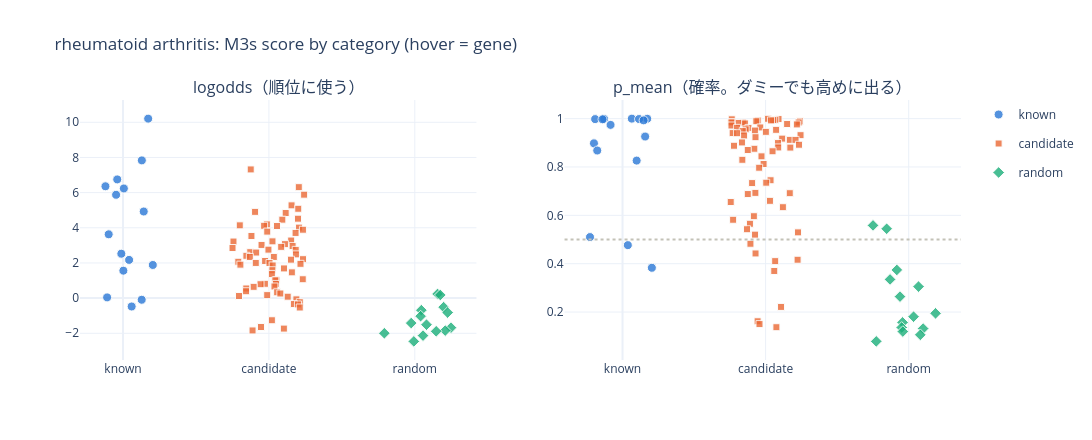
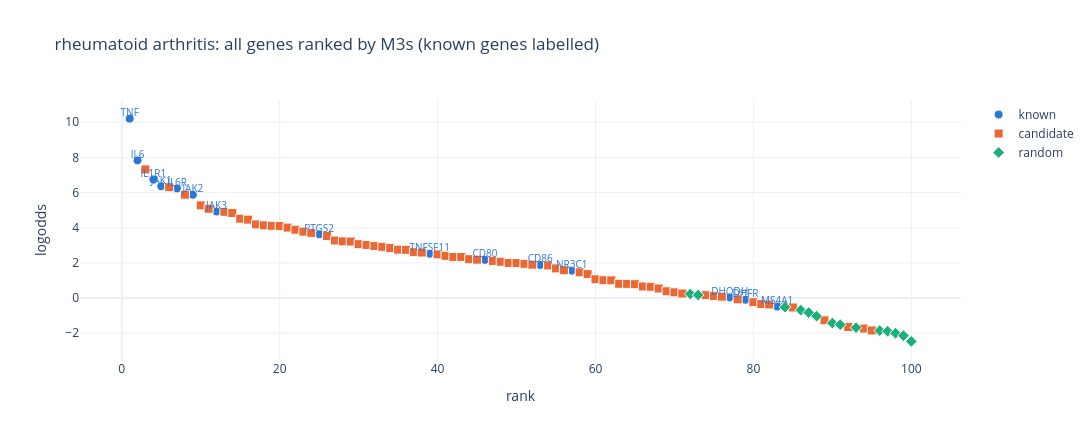
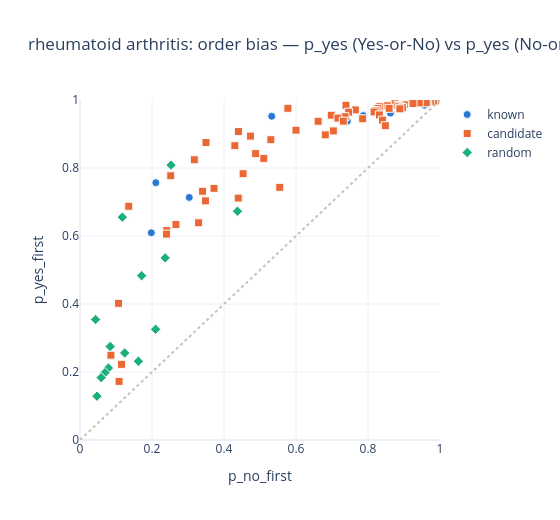

The cell these charts' notebook holds for them, in order:
### Markdown cell above
## 対話型グラフ（ホバーで遺伝子名）

### このセルがすること：分類ごとの分布、順位付きの全遺伝子図、順序の癖の図を描く
- 各点にマウスを乗せると **記号・タンパク質名・分類・値** が出ます。凡例をクリックすると分類の表示／非表示を切り替えられます。
- 色と点の形の両方で分類を示します（青○ known、橙□ candidate、緑◇ random、黄▲ 正解と同じファミリーのダミー）。
- 同じ図を `outputs/<セット名>_<質問ID>_charts.html`（例 `ra_set100_m3s_charts.html`） にも保存します（ブラウザで開けば同じホバーが使えます）。
- `pip install plotly nbformat ipython` が必要です（ノートブック内に描くには nbformat が要ります。入れた後はカーネルを再起動）。

### Code cell
import plotly.graph_objects as go
from plotly.subplots import make_subplots

CAT = [("known", "#2a78d6", "circle", "known"), ("candidate", "#eb6834", "square", "candidate"),
       ("random_other", "#1baf7a", "diamond", "random"), ("random_same", "#eda100", "triangle-up", "random（正解と同じファミリー）")]
MASK = {"known": known, "candidate": cand, "random_other": rnd & ~res["same_family_as_known"], "random_same": rnd & res["same_family_as_known"]}
CAT = [c for c in CAT if MASK[c[0]].any()]
hover = "<b>%{customdata[0]}</b><br>%{customdata[1]}<br>%{customdata[2]}<br>順位 %{customdata[3]}<br>%{y:.3f}<extra></extra>"
cd = lambda d: d[["symbol", "gene_label", "category", "rank"]].values
rng_j = random.Random(0)

# --- 1. 分類ごとの分布（対数オッズ / 確率） ---
fig = make_subplots(rows=1, cols=2, subplot_titles=("logodds（順位に使う）", "p_mean（確率。ダミーでも高めに出る）"))
for c, col in enumerate(("logodds", "p_mean"), start=1):
    for j, (cat, color, sym, name) in enumerate(CAT):
        d = res[MASK[cat]]
        fig.add_trace(go.Scatter(x=[j + (rng_j.random() - 0.5) * 0.5 for _ in range(len(d))], y=d[col], mode="markers",
                                 name=name, legendgroup=cat, showlegend=(c == 1),
                                 marker=dict(color=color, symbol=sym, size=9 if cat != "candidate" else 7, opacity=0.8, line=dict(width=1, color="#fcfcfb")),
                                 customdata=cd(d), hovertemplate=hover), row=1, col=c)
    fig.update_xaxes(tickvals=list(range(len(CAT))), ticktext=[x[3].split("（")[0] for x in CAT], row=1, col=c)
fig.add_hline(y=0.5, line=dict(color="#c3c2b7", dash="dot"), row=1, col=2)
fig.update_layout(height=440, width=1100, title=f"{DISEASE}: {QID} score by category (hover = gene)", template="plotly_white")
fig.show()

# --- 2. 順位付きの全遺伝子 ---
fig2 = go.Figure()
for cat, color, sym, name in CAT:
    d = res[MASK[cat]]
    fig2.add_trace(go.Scatter(x=d["rank"], y=d["logodds"], mode="markers", name=name,
                              marker=dict(color=color, symbol=sym, size=9, line=dict(width=1, color="#fcfcfb")),
                              customdata=cd(d), hovertemplate=hover))
kn = res[known]
fig2.add_trace(go.Scatter(x=kn["rank"], y=kn["logodds"], mode="text", text=kn["symbol"], textposition="top center",
                          textfont=dict(size=10, color="#2a78d6"), showlegend=False, hoverinfo="skip"))
fig2.update_layout(title=f"{DISEASE}: all genes ranked by {QID} (known genes labelled)", xaxis_title="rank", yaxis_title="logodds",
                   template="plotly_white", width=1100, height=440)
fig2.show()

figs = [fig, fig2]
# --- 3. 順序の癖（yes_first × no_first）。対角線から外れるほど並び順で答えが変わる ---
if BOTH_ORDERS:
    fig3 = go.Figure()
    for cat, color, sym, name in CAT:
        d = res[MASK[cat]]
        fig3.add_trace(go.Scatter(x=d["p_no_first"], y=d["p_yes_first"], mode="markers", name=name,
                                  marker=dict(color=color, symbol=sym, size=8, line=dict(width=1, color="#fcfcfb")),
                                  customdata=cd(d), hovertemplate="<b>%{customdata[0]}</b><br>%{customdata[2]}<br>no_first %{x:.3f}<br>yes_first %{y:.3f}<extra></extra>"))
    fig3.add_shape(type="line", x0=0, y0=0, x1=1, y1=1, line=dict(color="#c3c2b7", dash="dot"))
    fig3.update_layout(title=f"{DISEASE}: order bias — p_yes (Yes-or-No) vs p_yes (No-or-Yes)", xaxis_title="p_no_first", yaxis_title="p_yes_first",
                       template="plotly_white", width=560, height=520, xaxis=dict(range=[0, 1]), yaxis=dict(range=[0, 1]))
    fig3.show(); figs.append(fig3)

html_path = OUT_CSV.replace(".csv", "_charts.html")
with open(html_path, "w", encoding="utf-8") as f:
    f.write("<html><head><meta charset='utf-8'></head><body>")
    for i, fg in enumerate(figs):
        f.write(fg.to_html(full_html=False, include_plotlyjs=True if i == 0 else False))
    f.write("</body></html>")
print("saved:", html_path)

### Figure 1 — Plotly figure (JSON) as saved in the notebook; plotly's stock layout.template omitted (floating-point values rounded to 4 significant figures; data arrays with more than 128 entries replaced by an {"elided": "..."} marker saying what was removed)
{"data": [{"customdata": [["TNF", "TNF (tumor necrosis factor)", "known", 1], ["IL6", "IL6 (interleukin 6)", "known", 2], ["IL1R1", "IL1R1 (interleukin 1 receptor type 1)", "known", 4], ["JAK1", "JAK1 (Janus kinase 1)", "known", 5], ["IL6R", "IL6R (interleukin 6 receptor)", "known", 7], ["JAK2", "JAK2 (Janus kinase 2)", "known", 9], ["JAK3", "JAK3 (Janus kinase 3)", "known", 12], ["PTGS2", "PTGS2 (prostaglandin-endoperoxide synthase 2)", "known", 25], ["TNFSF11", "TNFSF11 (TNF superfamily member 11)", "known", 39], ["CD80", "CD80 (CD80 molecule)", "known", 46], ["CD86", "CD86 (CD86 molecule)", "known", 53], ["NR3C1", "NR3C1 (nuclear receptor subfamily 3 group C member 1)", "known", 57], ["DHODH", "DHODH (dihydroorotate dehydrogenase (quinone))", "known", 77], ["DHFR", "DHFR (dihydrofolate reductase)", "known", 79], ["MS4A1", "MS4A1 (membrane spanning 4-domains A1)", "known", 83]], "hovertemplate": "<b>%{customdata[0]}</b><br>%{customdata[1]}<br>%{customdata[2]}<br>順位 %{customdata[3]}<br>%{y:.3f}<extra></extra>", "legendgroup": "known", "marker": {"color": "#2a78d6", "line": {"color": "#fcfcfb", "width": 1}, "opacity": 0.8, "size": 9, "symbol": "circle"}, "mode": "markers", "name": "known", "showlegend": true, "type": "scatter", "x": [0.1722, 0.129, -0.03971, -0.1205, 0.005637, -0.04753, 0.1419, -0.09834, -0.0117, 0.04169, 0.2041, 0.002343, -0.1091, 0.1279, 0.05918], "xaxis": "x", "y": [10.21, 7.832, 6.75, 6.359, 6.235, 5.877, 4.925, 3.628, 2.525, 2.173, 1.885, 1.56, 0.041, -0.093, -0.477], "yaxis": "y"}, {"customdata": {"elided": "71x4 mixed values"}, "hovertemplate": "<b>%{customdata[0]}</b><br>%{customdata[1]}<br>%{customdata[2]}<br>順位 %{customdata[3]}<br>%{y:.3f}<extra></extra>", "legendgroup": "candidate", "marker": {"color": "#eb6834", "line": {"color": "#fcfcfb", "width": 1}, "opacity": 0.8, "size": 7, "symbol": "square"}, "mode": "markers", "name": "candidate", "showlegend": true, "type": "scatter", "x": [0.8753, 1.205, 1.241, 1.155, 1.201, 0.9051, 1.115, 1.199, 1.092, 0.9861, 0.8004, 0.9671, 1.055, 1.207, 1.233, 0.9885, 1.183, 0.8802, 1.153, 1.024, 0.757, 1.11, 0.9494, 1.162, 1.084, 0.7506, 0.9968, 1.184, 0.872, 0.9126, 1.185, 0.8455, 1.034, 0.8693, 1.234, 1.152, 0.974, 0.7902, 0.91, 1.004, 1.216, 0.8045, 1.026, 1.103, 1.024, 1.157, 1.02, 1.232, 1.052, 1.044, 0.9725, 1.048, 0.9425, 1.038, 0.8952, 0.8447, 0.8434, 1.056, 1.078, 0.9883, 0.7949, 1.129, 1.188, 1.212, 1.171, 1.199, 1.212, 1.02, 0.9456, 1.103, 0.8878], "xaxis": "x", "y": [7.318, 6.309, 5.882, 5.275, 5.081, 4.905, 4.839, 4.516, 4.461, 4.193, 4.139, 4.113, 4.099, 4.01, 3.889, 3.782, 3.707, 3.533, 3.274, 3.228, 3.217, 3.07, 3.024, 2.96, 2.914, 2.85, 2.756, 2.744, 2.612, 2.592, 2.487, 2.406, 2.341, 2.339, 2.214, 2.186, 2.112, 2.068, 2.0, 1.995, 1.949, 1.902, 1.858, 1.688, 1.583, 1.465, 1.367, 1.072, 1.02, 1.012, 0.814, 0.808, 0.791, 0.663, 0.641, 0.548, 0.39, 0.33, 0.262, 0.171, 0.119, 0.081, -0.07, -0.232, -0.338, -0.361, -0.533, -1.259, -1.644, -1.733, -1.838], "yaxis": "y"}, {"customdata": [["PCDH11Y", "PCDH11Y (protocadherin 11 Y-linked)", "random", 72], ["NR2C1", "NR2C1 (nuclear receptor subfamily 2 group C member 1)", "random", 73], ["EXOSC5", "EXOSC5 (exosome component 5)", "random", 84], ["ATG4C", "ATG4C (autophagy related 4C cysteine peptidase)", "random", 86], ["BCL9", "BCL9 (BCL9 transcription coactivator)", "random", 87], ["GGTLC3", "GGTLC3 (gamma-glutamyltransferase light chain family member 3)", "random", 88], ["NUDT1", "NUDT1 (nudix hydrolase 1)", "random", 90], ["CDC20B", "CDC20B (cell division cycle 20B)", "random", 91], ["MELK", "MELK (maternal embryonic leucine zipper kinase)", "random", 93], ["KCNE4", "KCNE4 (potassium voltage-gated channel subfamily E regulatory subunit 4)", "random", 96], ["GLIPR1", "GLIPR1 (GLI pathogenesis related 1)", "random", 97], ["CCDC39", "CCDC39 (coiled-coil domain 39 molecular ruler complex subunit)", "random", 98], ["OR8U8", "OR8U8 (olfactory receptor family 8 subfamily U member 8)", "random", 99], ["POLGARF", "POLGARF (POLG alternative reading frame)", "random", 100]], "hovertemplate": "<b>%{customdata[0]}</b><br>%{customdata[1]}<br>%{customdata[2]}<br>順位 %{customdata[3]}<br>%{y:.3f}<extra></extra>", "legendgroup": "random_other", "marker": {"color": "#1baf7a", "line": {"color": "#fcfcfb", "width": 1}, "opacity": 0.8, "size": 9, "symbol": "diamond"}, "mode": "markers", "name": "random", "showlegend": true, "type": "scatter", "x": [2.156, 2.175, 2.198, 2.045, 2.225, 2.04, 1.975, 2.08, 2.248, 2.208, 2.147, 1.791, 2.056, 1.993], "xaxis": "x", "y": [0.235, 0.178, -0.514, -0.686, -0.822, -1.026, -1.421, -1.511, -1.68, -1.848, -1.886, -1.999, -2.133, -2.46], "yaxis": "y"}, {"customdata": [["TNF", "TNF (tumor necrosis factor)", "known", 1], ["IL6", "IL6 (interleukin 6)", "known", 2], ["IL1R1", "IL1R1 (interleukin 1 receptor type 1)", "known", 4], ["JAK1", "JAK1 (Janus kinase 1)", "known", 5], ["IL6R", "IL6R (interleukin 6 receptor)", "known", 7], ["JAK2", "JAK2 (Janus kinase 2)", "known", 9], ["JAK3", "JAK3 (Janus kinase 3)", "known", 12], ["PTGS2", "PTGS2 (prostaglandin-endoperoxide synthase 2)", "known", 25], ["TNFSF11", "TNFSF11 (TNF superfamily member 11)", "known", 39], ["CD80", "CD80 (CD80 molecule)", "known", 46], ["CD86", "CD86 (CD86 molecule)", "known", 53], ["NR3C1", "NR3C1 (nuclear receptor subfamily 3 group C member 1)", "known", 57], ["DHODH", "DHODH (dihydroorotate dehydrogenase (quinone))", "known", 77], ["DHFR", "DHFR (dihydrofolate reductase)", "known", 79], ["MS4A1", "MS4A1 (membrane spanning 4-domains A1)", "known", 83]], "hovertemplate": "<b>%{customdata[0]}</b><br>%{customdata[1]}<br>%{customdata[2]}<br>順位 %{customdata[3]}<br>%{y:.3f}<extra></extra>", "legendgroup": "known", "marker": {"color": "#2a78d6", "line": {"color": "#fcfcfb", "width": 1}, "opacity": 0.8, "size": 9, "symbol": "circle"}, "mode": "markers", "name": "known", "showlegend": false, "type": "scatter", "x": [0.06507, 0.1725, -0.1285, 0.1157, -0.1914, -0.1398, 0.1473, -0.08373, 0.158, -0.1997, -0.1768, 0.09884, -0.2274, 0.03693, 0.205], "xaxis": "x2", "y": [1.0, 0.9996, 0.9988, 0.9983, 0.998, 0.9972, 0.9928, 0.9741, 0.9259, 0.8978, 0.8681, 0.8263, 0.5101, 0.4767, 0.3831], "yaxis": "y2"}, {"customdata": {"elided": "71x4 mixed values"}, "hovertemplate": "<b>%{customdata[0]}</b><br>%{customdata[1]}<br>%{customdata[2]}<br>順位 %{customdata[3]}<br>%{y:.3f}<extra></extra>", "legendgroup": "candidate", "marker": {"color": "#eb6834", "line": {"color": "#fcfcfb", "width": 1}, "opacity": 0.8, "size": 7, "symbol": "square"}, "mode": "markers", "name": "candidate", "showlegend": false, "type": "scatter", "x": [1.017, 1.09, 0.7633, 1.067, 1.053, 1.038, 0.9456, 0.9351, 1.24, 0.7682, 0.7608, 1.231, 0.8425, 0.8119, 0.8553, 1.15, 1.218, 0.7614, 0.9628, 0.8008, 0.88, 0.8604, 1.073, 0.9251, 0.8402, 1.002, 0.7697, 0.8005, 1.244, 0.8497, 0.9293, 1.116, 1.169, 1.209, 0.8347, 1.086, 1.233, 0.779, 1.088, 1.173, 0.9212, 0.8753, 1.048, 0.9712, 0.8374, 0.9858, 0.955, 1.035, 1.004, 0.9057, 0.9286, 1.169, 0.8755, 1.03, 0.7562, 1.121, 0.918, 0.7728, 0.8904, 0.8701, 1.227, 0.9261, 0.8939, 0.9296, 1.223, 1.067, 1.061, 1.108, 0.944, 0.9572, 1.075], "xaxis": "x2", "y": [0.9993, 0.9982, 0.9972, 0.9949, 0.9938, 0.9926, 0.9921, 0.9892, 0.9886, 0.9851, 0.9843, 0.9839, 0.9837, 0.9822, 0.98, 0.9777, 0.976, 0.9716, 0.9635, 0.9619, 0.9615, 0.9556, 0.9536, 0.9507, 0.9485, 0.9453, 0.9402, 0.9396, 0.9316, 0.9303, 0.9232, 0.9173, 0.9122, 0.9121, 0.9015, 0.8989, 0.892, 0.8878, 0.8808, 0.8802, 0.8754, 0.8701, 0.865, 0.844, 0.8297, 0.8123, 0.7969, 0.7451, 0.735, 0.7334, 0.6929, 0.6916, 0.688, 0.66, 0.655, 0.6337, 0.5964, 0.5817, 0.5651, 0.5425, 0.5296, 0.5202, 0.4825, 0.4423, 0.4164, 0.4106, 0.3699, 0.2212, 0.1619, 0.1502, 0.1373], "yaxis": "y2"}, {"customdata": [["PCDH11Y", "PCDH11Y (protocadherin 11 Y-linked)", "random", 72], ["NR2C1", "NR2C1 (nuclear receptor subfamily 2 group C member 1)", "random", 73], ["EXOSC5", "EXOSC5 (exosome component 5)", "random", 84], ["ATG4C", "ATG4C (autophagy related 4C cysteine peptidase)", "random", 86], ["BCL9", "BCL9 (BCL9 transcription coactivator)", "random", 87], ["GGTLC3", "GGTLC3 (gamma-glutamyltransferase light chain family member 3)", "random", 88], ["NUDT1", "NUDT1 (nudix hydrolase 1)", "random", 90], ["CDC20B", "CDC20B (cell division cycle 20B)", "random", 91], ["MELK", "MELK (maternal embryonic leucine zipper kinase)", "random", 93], ["KCNE4", "KCNE4 (potassium voltage-gated channel subfamily E regulatory subunit 4)", "random", 96], ["GLIPR1", "GLIPR1 (GLI pathogenesis related 1)", "random", 97], ["CCDC39", "CCDC39 (coiled-coil domain 39 molecular ruler complex subunit)", "random", 98], ["OR8U8", "OR8U8 (olfactory receptor family 8 subfamily U member 8)", "random", 99], ["POLGARF", "POLGARF (POLG alternative reading frame)", "random", 100]], "hovertemplate": "<b>%{customdata[0]}</b><br>%{customdata[1]}<br>%{customdata[2]}<br>順位 %{customdata[3]}<br>%{y:.3f}<extra></extra>", "legendgroup": "random_other", "marker": {"color": "#1baf7a", "line": {"color": "#fcfcfb", "width": 1}, "opacity": 0.8, "size": 9, "symbol": "diamond"}, "mode": "markers", "name": "random", "showlegend": false, "type": "scatter", "x": [1.751, 1.846, 1.917, 1.87, 2.069, 1.939, 2.188, 2.034, 1.957, 1.951, 2.101, 1.959, 2.081, 1.773], "xaxis": "x2", "y": [0.5584, 0.5445, 0.3742, 0.3349, 0.3053, 0.2638, 0.1946, 0.1808, 0.1571, 0.1362, 0.1317, 0.1193, 0.1059, 0.0787], "yaxis": "y2"}], "layout": {"annotations": [{"font": {"size": 16}, "showarrow": false, "text": "logodds（順位に使う）", "x": 0.225, "xanchor": "center", "xref": "paper", "y": 1.0, "yanchor": "bottom", "yref": "paper"}, {"font": {"size": 16}, "showarrow": false, "text": "p_mean（確率。ダミーでも高めに出る）", "x": 0.775, "xanchor": "center", "xref": "paper", "y": 1.0, "yanchor": "bottom", "yref": "paper"}], "height": 440, "shapes": [{"line": {"color": "#c3c2b7", "dash": "dot"}, "type": "line", "x0": 0, "x1": 1, "xref": "x2 domain", "y0": 0.5, "y1": 0.5, "yref": "y2"}], "title": {"text": "rheumatoid arthritis: M3s score by category (hover = gene)"}, "width": 1100, "xaxis": {"anchor": "y", "domain": [0.0, 0.45], "ticktext": ["known", "candidate", "random"], "tickvals": [0, 1, 2]}, "xaxis2": {"anchor": "y2", "domain": [0.55, 1.0], "ticktext": ["known", "candidate", "random"], "tickvals": [0, 1, 2]}, "yaxis": {"anchor": "x", "domain": [0.0, 1.0]}, "yaxis2": {"anchor": "x2", "domain": [0.0, 1.0]}}}

### Figure 2 — Plotly figure (JSON) as saved in the notebook; plotly's stock layout.template omitted (floating-point values rounded to 4 significant figures; data arrays with more than 128 entries replaced by an {"elided": "..."} marker saying what was removed)
{"data": [{"customdata": [["TNF", "TNF (tumor necrosis factor)", "known", 1], ["IL6", "IL6 (interleukin 6)", "known", 2], ["IL1R1", "IL1R1 (interleukin 1 receptor type 1)", "known", 4], ["JAK1", "JAK1 (Janus kinase 1)", "known", 5], ["IL6R", "IL6R (interleukin 6 receptor)", "known", 7], ["JAK2", "JAK2 (Janus kinase 2)", "known", 9], ["JAK3", "JAK3 (Janus kinase 3)", "known", 12], ["PTGS2", "PTGS2 (prostaglandin-endoperoxide synthase 2)", "known", 25], ["TNFSF11", "TNFSF11 (TNF superfamily member 11)", "known", 39], ["CD80", "CD80 (CD80 molecule)", "known", 46], ["CD86", "CD86 (CD86 molecule)", "known", 53], ["NR3C1", "NR3C1 (nuclear receptor subfamily 3 group C member 1)", "known", 57], ["DHODH", "DHODH (dihydroorotate dehydrogenase (quinone))", "known", 77], ["DHFR", "DHFR (dihydrofolate reductase)", "known", 79], ["MS4A1", "MS4A1 (membrane spanning 4-domains A1)", "known", 83]], "hovertemplate": "<b>%{customdata[0]}</b><br>%{customdata[1]}<br>%{customdata[2]}<br>順位 %{customdata[3]}<br>%{y:.3f}<extra></extra>", "marker": {"color": "#2a78d6", "line": {"color": "#fcfcfb", "width": 1}, "size": 9, "symbol": "circle"}, "mode": "markers", "name": "known", "type": "scatter", "x": [1, 2, 4, 5, 7, 9, 12, 25, 39, 46, 53, 57, 77, 79, 83], "y": [10.21, 7.832, 6.75, 6.359, 6.235, 5.877, 4.925, 3.628, 2.525, 2.173, 1.885, 1.56, 0.041, -0.093, -0.477]}, {"customdata": {"elided": "71x4 mixed values"}, "hovertemplate": "<b>%{customdata[0]}</b><br>%{customdata[1]}<br>%{customdata[2]}<br>順位 %{customdata[3]}<br>%{y:.3f}<extra></extra>", "marker": {"color": "#eb6834", "line": {"color": "#fcfcfb", "width": 1}, "size": 9, "symbol": "square"}, "mode": "markers", "name": "candidate", "type": "scatter", "x": [3, 6, 8, 10, 11, 13, 14, 15, 16, 17, 18, 19, 20, 21, 22, 23, 24, 26, 27, 28, 29, 30, 31, 32, 33, 34, 35, 36, 37, 38, 40, 41, 42, 43, 44, 45, 47, 48, 49, 50, 51, 52, 54, 55, 56, 58, 59, 60, 61, 62, 63, 64, 65, 66, 67, 68, 69, 70, 71, 74, 75, 76, 78, 80, 81, 82, 85, 89, 92, 94, 95], "y": [7.318, 6.309, 5.882, 5.275, 5.081, 4.905, 4.839, 4.516, 4.461, 4.193, 4.139, 4.113, 4.099, 4.01, 3.889, 3.782, 3.707, 3.533, 3.274, 3.228, 3.217, 3.07, 3.024, 2.96, 2.914, 2.85, 2.756, 2.744, 2.612, 2.592, 2.487, 2.406, 2.341, 2.339, 2.214, 2.186, 2.112, 2.068, 2.0, 1.995, 1.949, 1.902, 1.858, 1.688, 1.583, 1.465, 1.367, 1.072, 1.02, 1.012, 0.814, 0.808, 0.791, 0.663, 0.641, 0.548, 0.39, 0.33, 0.262, 0.171, 0.119, 0.081, -0.07, -0.232, -0.338, -0.361, -0.533, -1.259, -1.644, -1.733, -1.838]}, {"customdata": [["PCDH11Y", "PCDH11Y (protocadherin 11 Y-linked)", "random", 72], ["NR2C1", "NR2C1 (nuclear receptor subfamily 2 group C member 1)", "random", 73], ["EXOSC5", "EXOSC5 (exosome component 5)", "random", 84], ["ATG4C", "ATG4C (autophagy related 4C cysteine peptidase)", "random", 86], ["BCL9", "BCL9 (BCL9 transcription coactivator)", "random", 87], ["GGTLC3", "GGTLC3 (gamma-glutamyltransferase light chain family member 3)", "random", 88], ["NUDT1", "NUDT1 (nudix hydrolase 1)", "random", 90], ["CDC20B", "CDC20B (cell division cycle 20B)", "random", 91], ["MELK", "MELK (maternal embryonic leucine zipper kinase)", "random", 93], ["KCNE4", "KCNE4 (potassium voltage-gated channel subfamily E regulatory subunit 4)", "random", 96], ["GLIPR1", "GLIPR1 (GLI pathogenesis related 1)", "random", 97], ["CCDC39", "CCDC39 (coiled-coil domain 39 molecular ruler complex subunit)", "random", 98], ["OR8U8", "OR8U8 (olfactory receptor family 8 subfamily U member 8)", "random", 99], ["POLGARF", "POLGARF (POLG alternative reading frame)", "random", 100]], "hovertemplate": "<b>%{customdata[0]}</b><br>%{customdata[1]}<br>%{customdata[2]}<br>順位 %{customdata[3]}<br>%{y:.3f}<extra></extra>", "marker": {"color": "#1baf7a", "line": {"color": "#fcfcfb", "width": 1}, "size": 9, "symbol": "diamond"}, "mode": "markers", "name": "random", "type": "scatter", "x": [72, 73, 84, 86, 87, 88, 90, 91, 93, 96, 97, 98, 99, 100], "y": [0.235, 0.178, -0.514, -0.686, -0.822, -1.026, -1.421, -1.511, -1.68, -1.848, -1.886, -1.999, -2.133, -2.46]}, {"hoverinfo": "skip", "mode": "text", "showlegend": false, "text": ["TNF", "IL6", "IL1R1", "JAK1", "IL6R", "JAK2", "JAK3", "PTGS2", "TNFSF11", "CD80", "CD86", "NR3C1", "DHODH", "DHFR", "MS4A1"], "textfont": {"color": "#2a78d6", "size": 10}, "textposition": "top center", "type": "scatter", "x": [1, 2, 4, 5, 7, 9, 12, 25, 39, 46, 53, 57, 77, 79, 83], "y": [10.21, 7.832, 6.75, 6.359, 6.235, 5.877, 4.925, 3.628, 2.525, 2.173, 1.885, 1.56, 0.041, -0.093, -0.477]}], "layout": {"height": 440, "title": {"text": "rheumatoid arthritis: all genes ranked by M3s (known genes labelled)"}, "width": 1100, "xaxis": {"title": {"text": "rank"}}, "yaxis": {"title": {"text": "logodds"}}}}

### Figure 3 — Plotly figure (JSON) as saved in the notebook; plotly's stock layout.template omitted (floating-point values rounded to 4 significant figures; data arrays with more than 128 entries replaced by an {"elided": "..."} marker saying what was removed)
{"data": [{"customdata": [["TNF", "TNF (tumor necrosis factor)", "known", 1], ["IL6", "IL6 (interleukin 6)", "known", 2], ["IL1R1", "IL1R1 (interleukin 1 receptor type 1)", "known", 4], ["JAK1", "JAK1 (Janus kinase 1)", "known", 5], ["IL6R", "IL6R (interleukin 6 receptor)", "known", 7], ["JAK2", "JAK2 (Janus kinase 2)", "known", 9], ["JAK3", "JAK3 (Janus kinase 3)", "known", 12], ["PTGS2", "PTGS2 (prostaglandin-endoperoxide synthase 2)", "known", 25], ["TNFSF11", "TNFSF11 (TNF superfamily member 11)", "known", 39], ["CD80", "CD80 (CD80 molecule)", "known", 46], ["CD86", "CD86 (CD86 molecule)", "known", 53], ["NR3C1", "NR3C1 (nuclear receptor subfamily 3 group C member 1)", "known", 57], ["DHODH", "DHODH (dihydroorotate dehydrogenase (quinone))", "known", 77], ["DHFR", "DHFR (dihydrofolate reductase)", "known", 79], ["MS4A1", "MS4A1 (membrane spanning 4-domains A1)", "known", 83]], "hovertemplate": "<b>%{customdata[0]}</b><br>%{customdata[2]}<br>no_first %{x:.3f}<br>yes_first %{y:.3f}<extra></extra>", "marker": {"color": "#2a78d6", "line": {"color": "#fcfcfb", "width": 1}, "size": 8, "symbol": "circle"}, "mode": "markers", "name": "known", "type": "scatter", "x": [0.9999, 0.9988, 0.9957, 0.9946, 0.9942, 0.9909, 0.9753, 0.9567, 0.8623, 0.787, 0.7425, 0.5325, 0.3035, 0.2106, 0.1981], "y": [1.0, 0.9999, 0.9997, 0.9995, 0.9993, 0.9991, 0.9979, 0.9846, 0.9614, 0.9543, 0.9376, 0.9521, 0.7134, 0.7568, 0.6095]}, {"customdata": {"elided": "71x4 mixed values"}, "hovertemplate": "<b>%{customdata[0]}</b><br>%{customdata[2]}<br>no_first %{x:.3f}<br>yes_first %{y:.3f}<extra></extra>", "marker": {"color": "#eb6834", "line": {"color": "#fcfcfb", "width": 1}, "size": 8, "symbol": "square"}, "mode": "markers", "name": "candidate", "type": "scatter", "x": [0.9981, 0.9931, 0.9944, 0.9872, 0.9877, 0.9787, 0.9815, 0.9733, 0.966, 0.9596, 0.9468, 0.9545, 0.9581, 0.962, 0.9403, 0.9423, 0.9212, 0.9251, 0.8738, 0.9009, 0.8749, 0.8832, 0.8887, 0.8961, 0.8537, 0.8886, 0.8327, 0.8586, 0.8273, 0.7389, 0.8222, 0.817, 0.7648, 0.8317, 0.8403, 0.7461, 0.8482, 0.7852, 0.5775, 0.736, 0.698, 0.7165, 0.7314, 0.6615, 0.7037, 0.6814, 0.6, 0.5302, 0.44, 0.4735, 0.4878, 0.5105, 0.4301, 0.35, 0.5549, 0.4531, 0.3176, 0.4395, 0.3723, 0.3405, 0.3485, 0.252, 0.3294, 0.2665, 0.2409, 0.2402, 0.1354, 0.1071, 0.1153, 0.0859, 0.1085], "y": [0.9998, 0.9995, 0.9986, 0.998, 0.9969, 0.9975, 0.9967, 0.9957, 0.9962, 0.9946, 0.9955, 0.9944, 0.9937, 0.9917, 0.9935, 0.9916, 0.993, 0.9896, 0.9902, 0.9859, 0.9889, 0.984, 0.9815, 0.9774, 0.9831, 0.974, 0.9803, 0.9755, 0.9749, 0.9844, 0.969, 0.9649, 0.9708, 0.9561, 0.9409, 0.9642, 0.9244, 0.9448, 0.9756, 0.9509, 0.9552, 0.9467, 0.9378, 0.9374, 0.909, 0.8975, 0.9112, 0.8833, 0.9073, 0.8938, 0.8424, 0.8283, 0.8656, 0.8749, 0.743, 0.7832, 0.8242, 0.7115, 0.74, 0.7315, 0.7033, 0.7773, 0.6389, 0.6338, 0.616, 0.6056, 0.6875, 0.4019, 0.2225, 0.2494, 0.1724]}, {"customdata": [["PCDH11Y", "PCDH11Y (protocadherin 11 Y-linked)", "random", 72], ["NR2C1", "NR2C1 (nuclear receptor subfamily 2 group C member 1)", "random", 73], ["EXOSC5", "EXOSC5 (exosome component 5)", "random", 84], ["ATG4C", "ATG4C (autophagy related 4C cysteine peptidase)", "random", 86], ["BCL9", "BCL9 (BCL9 transcription coactivator)", "random", 87], ["GGTLC3", "GGTLC3 (gamma-glutamyltransferase light chain family member 3)", "random", 88], ["NUDT1", "NUDT1 (nudix hydrolase 1)", "random", 90], ["CDC20B", "CDC20B (cell division cycle 20B)", "random", 91], ["MELK", "MELK (maternal embryonic leucine zipper kinase)", "random", 93], ["KCNE4", "KCNE4 (potassium voltage-gated channel subfamily E regulatory subunit 4)", "random", 96], ["GLIPR1", "GLIPR1 (GLI pathogenesis related 1)", "random", 97], ["CCDC39", "CCDC39 (coiled-coil domain 39 molecular ruler complex subunit)", "random", 98], ["OR8U8", "OR8U8 (olfactory receptor family 8 subfamily U member 8)", "random", 99], ["POLGARF", "POLGARF (POLG alternative reading frame)", "random", 100]], "hovertemplate": "<b>%{customdata[0]}</b><br>%{customdata[2]}<br>no_first %{x:.3f}<br>yes_first %{y:.3f}<extra></extra>", "marker": {"color": "#1baf7a", "line": {"color": "#fcfcfb", "width": 1}, "size": 8, "symbol": "diamond"}, "mode": "markers", "name": "random", "type": "scatter", "x": [0.4374, 0.2529, 0.2367, 0.1176, 0.1712, 0.21, 0.1622, 0.1241, 0.0838, 0.0433, 0.079, 0.0692, 0.0588, 0.0471], "y": [0.6729, 0.8084, 0.5356, 0.6554, 0.4833, 0.3257, 0.2317, 0.256, 0.275, 0.3543, 0.2116, 0.198, 0.1835, 0.1288]}], "layout": {"height": 520, "shapes": [{"line": {"color": "#c3c2b7", "dash": "dot"}, "type": "line", "x0": 0, "x1": 1, "y0": 0, "y1": 1}], "title": {"text": "rheumatoid arthritis: order bias — p_yes (Yes-or-No) vs p_yes (No-or-Yes)"}, "width": 560, "xaxis": {"range": [0, 1], "title": {"text": "p_no_first"}}, "yaxis": {"range": [0, 1], "title": {"text": "p_yes_first"}}}}
